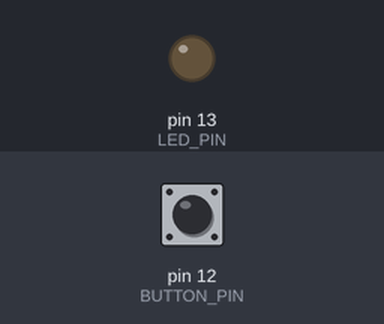
The sketch below on a simulated Arduino Uno, built with avr-gcc and run on an emulated ATmega328P. Parts: output pins drawn as LEDs (lit = HIGH). The inputs (shaded band) are chosen by the test bench; at power-on: pin 12 (BUTTON_PIN) LOW.

Above: at 1.2 s.
1.3 s: pin 12 (BUTTON_PIN) pulled HIGH for 0.15 s
At 2.6 s:
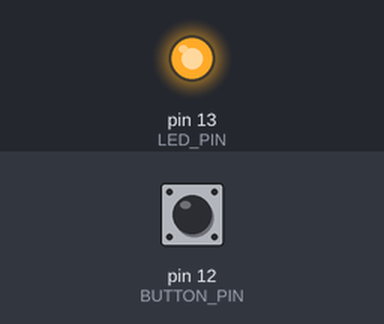
2.9 s: pin 12 (BUTTON_PIN) pulled HIGH for 1 s
At 5.1 s:
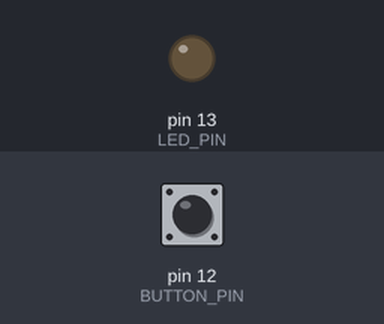
5.4 s: pin 12 (BUTTON_PIN) pulled HIGH for 3.2 s
At 9.9 s:
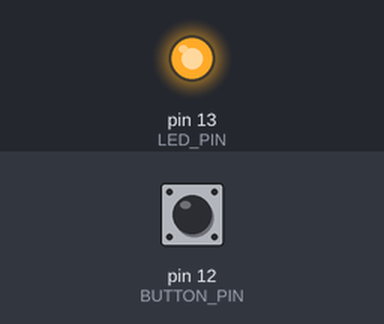
Timing chart, 0 to 11.4 s (numbered marks = the images above; inputs shaded):
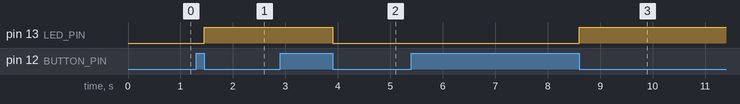

Measured:
- after the input at 1.3 s, pin 13 (LED_PIN): LOW → HIGH after 0.15 s
- after the input at 2.9 s, pin 13 (LED_PIN): HIGH → LOW after 1.0 s
- after the input at 5.4 s, pin 13 (LED_PIN): LOW → HIGH after 3.2 s

The sketch:

buttondebounce.ino
```cpp
/*
 DESCRIPTION
 ====================
 This is an example of the Bounce2::Button class.
 When the user presses a physical button, it toggles a LED on or off.
 The Button class matches an electrical state to a physical action.
 Use .setPressedState(LOW or HIGH) to set the detection state for when the button is pressed.

 INSCRUCTIONS
 ====================
 Set BUTTON_PIN to the pin attached to the button.
 Set LED_PIN to the pin attached to a LED.

 */

// Include the Bounce2 library found here :
// https://github.com/thomasfredericks/Bounce2
#include "Bounce2.h"

// INSTANTIATE A Button OBJECT
Bounce2::Button button = Bounce2::Button();

// WE WILL attach() THE BUTTON TO THE FOLLOWING PIN IN setup()
#define BUTTON_PIN 12

// DEFINE THE PIN FOR THE LED :
// 1) SOME BOARDS HAVE A DEFAULT LED (LED_BUILTIN)
//#define LED_PIN LED_BUILTIN
// 2) OTHERWISE SET YOUR OWN PIN
#define LED_PIN 13

// SET A VARIABLE TO STORE THE LED STATE
bool ledState = LOW;

void setup() {

  // BUTTON SETUP

  // SELECT ONE OF THE FOLLOWING :
  // 1) IF YOUR BUTTON HAS AN INTERNAL PULL-UP
  // button.attach( BUTTON_PIN ,  INPUT_PULLUP ); // USE INTERNAL PULL-UP
  // 2) IF YOUR BUTTON USES AN EXTERNAL PULL-UP
  button.attach( BUTTON_PIN, INPUT ); // USE EXTERNAL PULL-UP

  // DEBOUNCE INTERVAL IN MILLISECONDS
  button.interval(5);

  // INDICATE THAT THE LOW STATE CORRESPONDS TO PHYSICALLY PRESSING THE BUTTON
  button.setPressedState(LOW);

  // LED SETUP
  pinMode(LED_PIN,OUTPUT);
  digitalWrite(LED_PIN,ledState);

}

void loop() {
  // UPDATE THE BUTTON
  // YOU MUST CALL THIS EVERY LOOP
  button.update();

  if ( button.pressed() ) {

    // TOGGLE THE LED STATE :
    ledState = !ledState; // SET ledState TO THE OPPOSITE OF ledState
    digitalWrite(LED_PIN,ledState);

  }
}
```
